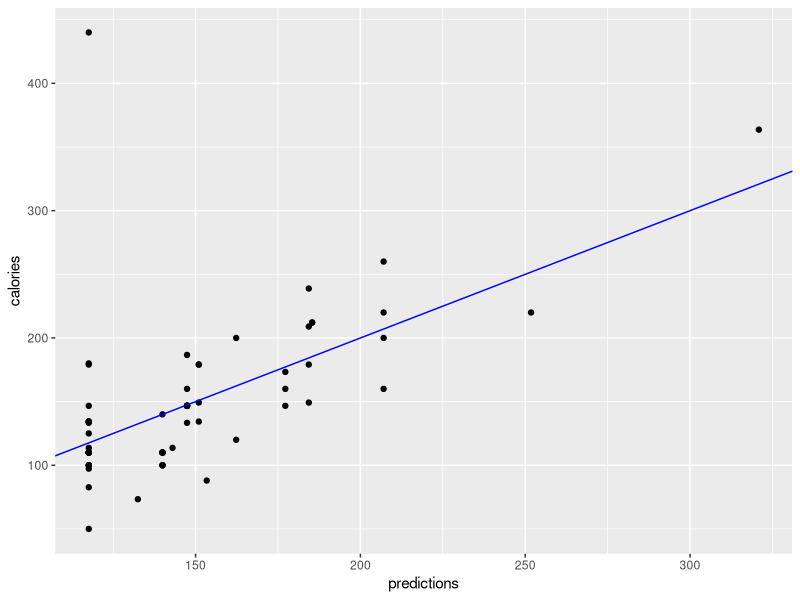
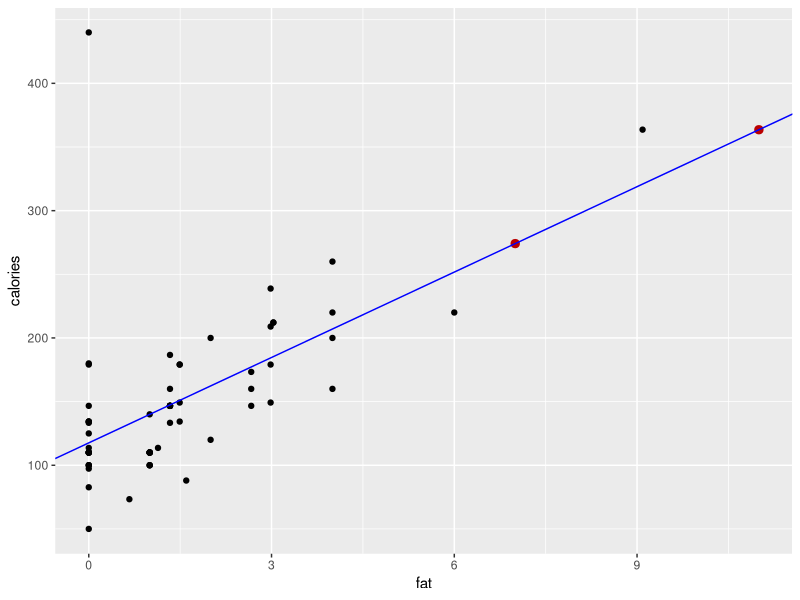

Recreate these plots in R, in order.
## ---- chunk 1
library(tidyverse)
library(broom)
library(MASS) # for UScereals data

#examine the training data
glimpse(UScereal)

#create a formula
fmla <- formula("calories ~ fat")

#examine the formula
fmla
## ---- chunk 2
#create linear model
cereals_model <- lm(formula = fmla, data = UScereal)

#examine the model
cereals_model
## ---- chunk 3
summary(cereals_model)
## ---- chunk 4
glance(cereals_model)
## ---- chunk 5
UScereal$predictions <- predict(object = cereals_model, newdata = UScereal)

head(UScereal)
## ---- chunk 6
ggplot(UScereal, aes(x = predictions, y = calories)) +
  geom_point() +
  geom_abline(color = "blue")
## ---- chunk 7
range(UScereal$fat)

new_cereal <- data.frame(fat = c(7, 11))
## ---- chunk 8
new_cereal$calories <- predict(object = cereals_model, newdata = new_cereal)

ggplot(UScereal, aes(x = fat, y = calories)) +
  geom_point() +
  geom_point(data = new_cereal, aes(x = fat, y = calories), size = 2.5, color = "#ba0000") +
  geom_abline(intercept = 117.599, slope = 22.361, color = "blue")
